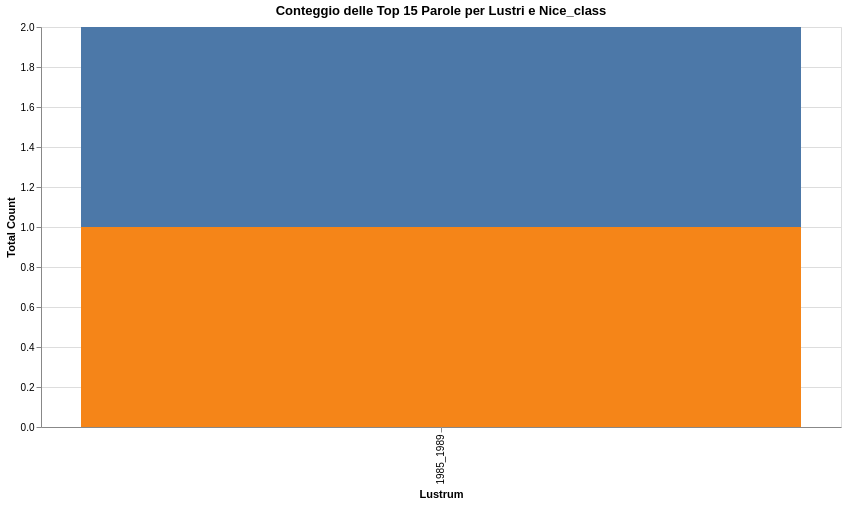

The Vega-Lite source for this figure:
### Vega-Lite specification from a JSON file in a GitHub repository (floating-point values rounded to 4 significant figures; data arrays with more than 128 entries replaced by an {"elided": "..."} marker saying what was removed)
{"$schema": "https://vega.github.io/schema/vega-lite/v5.6.1.json", "config": {"view": {"continuousHeight": 300, "continuousWidth": 300}}, "data": {"name": "data-51e22661500041e56636667bf172a351"}, "datasets": {"data-51e22661500041e56636667bf172a351": {"elided": "2242 records"}}, "encoding": {"color": {"field": "Word", "legend": null, "type": "nominal"}, "tooltip": [{"field": "Nice_class", "type": "quantitative"}, {"field": "Lustrum", "type": "nominal"}, {"field": "Word", "type": "nominal"}, {"aggregate": "sum", "field": "Count", "type": "quantitative"}], "x": {"field": "Lustrum", "title": "Lustrum", "type": "ordinal"}, "y": {"aggregate": "sum", "field": "Count", "title": "Total Count", "type": "quantitative"}}, "height": 400, "mark": {"type": "bar"}, "params": [{"bind": {"input": "range", "max": 45.0, "min": 1.0, "name": "Nice_class:", "step": 1}, "name": "Nice_class", "value": 1.0}, {"bind": "scales", "name": "param_24", "select": {"encodings": ["x", "y"], "type": "interval"}}], "title": "Conteggio delle Top 15 Parole per Lustri e Nice_class", "transform": [{"filter": "(datum.Nice_class === Nice_class)"}], "width": 800}
